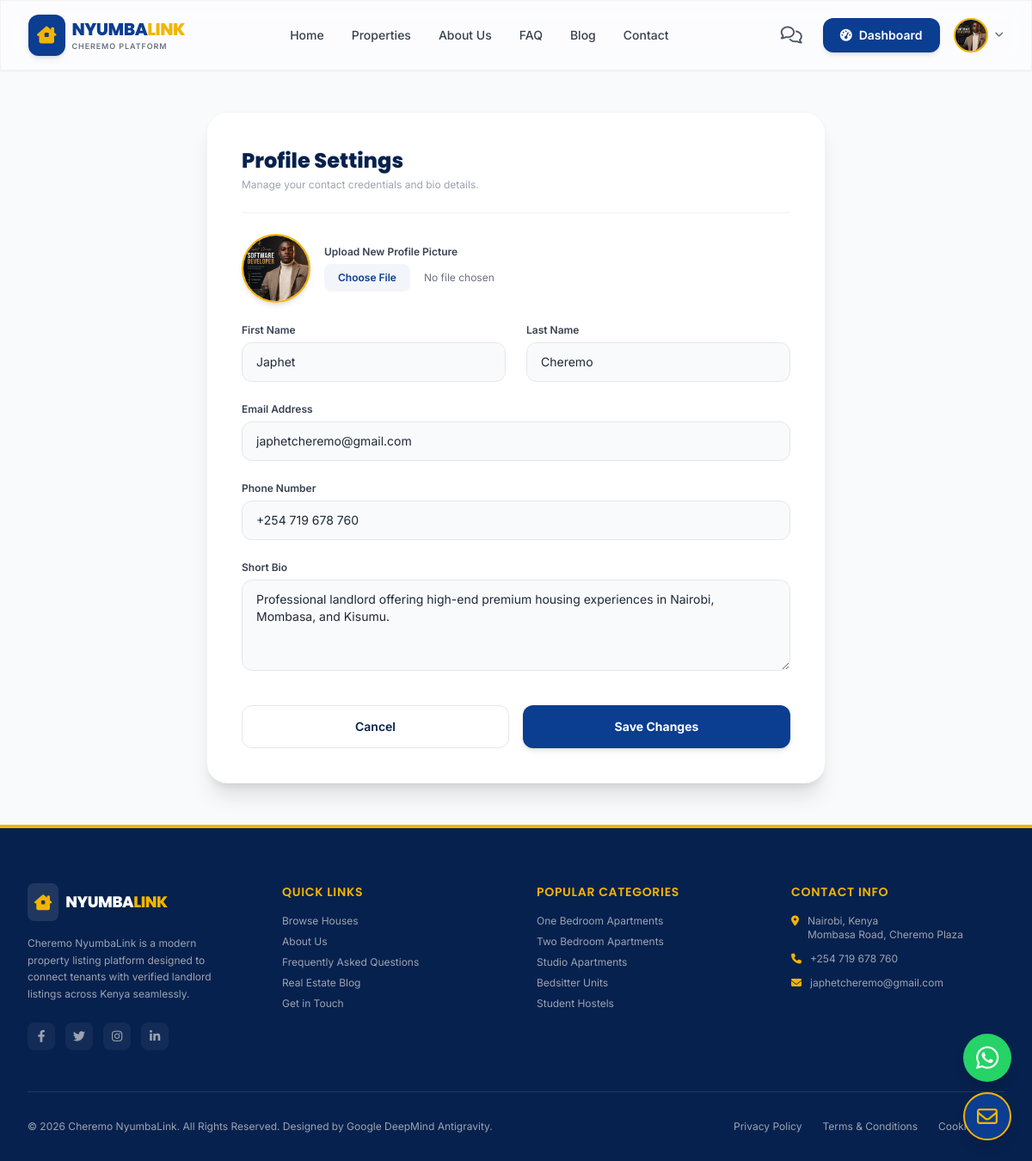
The app's page /users/profile/settings/ (signed in) with its own data.
### users/models.py (models this page shows, shortened)
class CustomUser(AbstractUser):
    ROLE_TENANT = 'tenant'
    ROLE_LANDLORD = 'landlord'
    ROLE_AGENT = 'agent'
    ROLE_ADMIN = 'admin'
    ROLE_CHOICES = [
        (ROLE_TENANT, 'Tenant'),
        (ROLE_LANDLORD, 'Landlord'),
        (ROLE_AGENT, 'Property Agent'),
        (ROLE_ADMIN, 'Administrator'),
    ]
    role = models.CharField(max_length=20, choices=ROLE_CHOICES, default=ROLE_TENANT)
    phone = models.CharField(max_length=20, blank=True, null=True)
    profile_picture = models.ImageField(upload_to='profile_pics/', blank=True, null=True)
    bio = models.TextField(blank=True, null=True)
    is_verified = models.BooleanField(default=False)
    verification_document = models.FileField(upload_to='verification_docs/', blank=True, null=True)

### users/views.py (the view, shortened to what this page needs)
# urls.py: path('profile/settings/', views.profile_settings, name='profile_settings'),
@login_required
def profile_settings(request):
    user = request.user
    return render(request, 'users/profile_settings.html')

### templates/users/profile_settings.html (shortened to what this page needs)
{% extends 'base.html' %}
{% block content %}
<section class="py-12 bg-gray-50 flex-grow">
    <div class="max-w-3xl mx-auto px-4 sm:px-6">
        <div class="bg-white rounded-3xl shadow-xl border border-gray-100 p-8 sm:p-10">
            <div class="border-b border-gray-100 pb-6 mb-6">
                <h1 class="text-2xl font-extrabold text-brandDark font-poppins">Profile Settings</h1>
                <p class="text-xs text-gray-400 mt-1">Manage your contact credentials and bio details.</p>
            </div>
            <form action="{% url 'profile_settings' %}" method="POST" enctype="multipart/form-data" class="space-y-6">
                <div class="flex items-center gap-4">
                    {% if user.profile_picture %}
                    <img class="h-20 w-20 rounded-full object-cover border-2 border-brandGold shadow-md" src="{{ user.profile_picture.url }}" alt="">
                    {% else %}
                    <div class="h-20 w-20 rounded-full bg-brandBlue text-white flex items-center justify-center font-extrabold text-3xl border-2 border-brandGold uppercase">
                        {{ user.username|slice:":2" }}
                    </div>
                    {% endif %}
                    <div class="flex flex-col gap-1.5">
                        <label for="profile_picture" class="text-xs font-semibold text-gray-700">Upload New Profile Picture</label>
                        <input type="file" name="profile_picture" id="profile_picture" accept="image/*"
                               class="text-xs text-gray-500 file:mr-4 file:py-2 file:px-4 file:rounded-lg file:border-0 file:text-xs file:font-semibold file:bg-brandBlue/5 file:text-brandBlue hover:file:bg-brandBlue/15 cursor-pointer">
                    </div>
                </div>
                <div class="grid grid-cols-1 sm:grid-cols-2 gap-6">
                    <div class="flex flex-col gap-1.5">
                        <label for="first_name" class="text-xs font-semibold text-gray-700">First Name</label>
                        <input type="text" name="first_name" id="first_name" value="{{ user.first_name }}"
                               class="bg-gray-50 border border-gray-200 rounded-xl px-4 py-3 text-sm focus:outline-none focus:ring-2 focus:ring-brandBlue text-gray-800">
                    </div>
                    <div class="flex flex-col gap-1.5">
                        <label for="last_name" class="text-xs font-semibold text-gray-700">Last Name</label>
                        <input type="text" name="last_name" id="last_name" value="{{ user.last_name }}"
                               class="bg-gray-50 border border-gray-200 rounded-xl px-4 py-3 text-sm focus:outline-none focus:ring-2 focus:ring-brandBlue text-gray-800">
                    </div>
                </div>
                <div class="flex flex-col gap-1.5">
                    <label for="email" class="text-xs font-semibold text-gray-700">Email Address</label>
                    <input type="email" name="email" id="email" value="{{ user.email }}" required
                           class="bg-gray-50 border border-gray-200 rounded-xl px-4 py-3 text-sm focus:outline-none focus:ring-2 focus:ring-brandBlue text-gray-800">
                </div>
                <div class="flex flex-col gap-1.5">
                    <label for="phone" class="text-xs font-semibold text-gray-700">Phone Number</label>
                    <input type="tel" name="phone" id="phone" value="{{ user.phone|default:'' }}" required
                           class="bg-gray-50 border border-gray-200 rounded-xl px-4 py-3 text-sm focus:outline-none focus:ring-2 focus:ring-brandBlue text-gray-800">
                </div>
                <div class="flex flex-col gap-1.5">
                    <label for="bio" class="text-xs font-semibold text-gray-700">Short Bio</label>
                    <textarea name="bio" id="bio" rows="4" placeholder="Tell potential tenants or landlords about yourself..."
                              class="bg-gray-50 border border-gray-200 rounded-xl px-4 py-3 text-sm focus:outline-none focus:ring-2 focus:ring-brandBlue text-gray-800">{{ user.bio|default:'' }}</textarea>
                </div>
                <div class="grid grid-cols-2 gap-4 pt-4">
                    <a href="{% url 'dashboard_redirect' %}" class="py-3.5 border border-gray-200 text-brandDark font-semibold text-center rounded-xl hover:bg-gray-50 transition text-sm">
                        Cancel
                    </a>
                    <button type="submit" class="bg-brandBlue hover:bg-brandDark text-white font-bold py-3.5 rounded-xl transition shadow-md text-sm">
                        Save Changes
                    </button>
                </div>
            </form>
        </div>
    </div>
</section>
{% endblock %}

### templates/base.html (shortened to what this page needs)
<!DOCTYPE html>
<html lang="en">
<head>
    <link rel="stylesheet" href="https://cdnjs.cloudflare.com/ajax/libs/font-awesome/6.4.0/css/all.min.css">
    <script src="https://cdn.tailwindcss.com"></script>
    {% load static %}
    <link rel="stylesheet" href="{% static 'css/style.css' %}">
</head>
<body class="flex flex-col min-h-screen">
    <header class="sticky top-0 z-40 w-full transition-all duration-300 {% block nav_class %}glassmorphism border-b border-gray-200/50 shadow-sm{% endblock %}">
        <div class="max-w-7xl mx-auto px-4 sm:px-6 lg:px-8">
            <div class="flex items-center justify-between h-20">
                <div class="flex-shrink-0 flex items-center">
                    <a href="{% url 'home' %}" class="flex items-center gap-2">
                        <span class="p-2.5 rounded-xl bg-brandBlue text-white shadow-md flex items-center justify-center">
                            <i class="fa-solid fa-house-chimney-window text-xl text-brandGold"></i>
                        </span>
                        <div class="flex flex-col">
                            <span class="font-extrabold text-xl font-poppins tracking-tight text-brandBlue leading-tight">NYUMBA<span class="text-brandGold">LINK</span></span>
                            <span class="text-[9px] uppercase tracking-widest font-semibold text-gray-500">Cheremo Platform</span>
                        </div>
                    </a>
                </div>
                <nav class="hidden md:flex items-center space-x-8 font-medium text-sm text-gray-700">
                    <a href="{% url 'home' %}" class="hover:text-brandBlue transition">Home</a>
                    <a href="{% url 'property_list' %}" class="hover:text-brandBlue transition">Properties</a>
                    <a href="{% url 'about' %}" class="hover:text-brandBlue transition">About Us</a>
                    <a href="{% url 'faq' %}" class="hover:text-brandBlue transition">FAQ</a>
                    <a href="{% url 'blog_list' %}" class="hover:text-brandBlue transition">Blog</a>
                    <a href="{% url 'contact' %}" class="hover:text-brandBlue transition">Contact</a>
                </nav>
                <div class="hidden md:flex items-center space-x-4">
                    {% if user.is_authenticated %}
                        <a href="{% url 'inbox' %}" class="relative p-2 text-gray-600 hover:text-brandBlue transition rounded-full hover:bg-gray-100 flex items-center justify-center">
                            <i class="fa-regular fa-comments text-xl"></i>
                        </a>
                        <a href="{% url 'dashboard_redirect' %}" class="px-5 py-2.5 rounded-xl bg-brandBlue text-white font-semibold text-sm hover:bg-brandDark transition shadow-md flex items-center gap-2">
                            <i class="fa-solid fa-gauge-high"></i> Dashboard
                        </a>
                        <div class="relative group">
                            <button class="flex items-center gap-2 focus:outline-none">
                                {% if user.profile_picture %}
                                <img class="h-10 w-10 rounded-full object-cover border-2 border-brandGold" src="{{ user.profile_picture.url }}" alt="{{ user.username }}">
                                {% else %}
                                <div class="h-10 w-10 rounded-full bg-brandBlue text-white flex items-center justify-center font-bold border-2 border-brandGold uppercase">
                                    {{ user.username|slice:":2" }}
                                </div>
                                {% endif %}
                                <i class="fa-solid fa-angle-down text-xs text-gray-500"></i>
                            </button>
                        </div>
                    {% endif %}
                </div>
            </div>
        </div>
    </header>
    <main class="flex-grow">
        {% block content %}{% endblock %}
    </main>
    <footer class="bg-brandDark text-white pt-16 pb-8 border-t-4 border-brandGold">
        <div class="max-w-7xl mx-auto px-4 sm:px-6 lg:px-8">
            <div class="grid grid-cols-1 md:grid-cols-4 gap-12 mb-12">
                <div class="flex flex-col gap-4">
                    <div class="flex items-center gap-2">
                        <span class="p-2 rounded-lg bg-white/10 text-brandGold flex items-center justify-center">
                            <i class="fa-solid fa-house-chimney-window text-lg"></i>
                        </span>
                        <span class="font-extrabold text-lg font-poppins tracking-tight text-white leading-tight">NYUMBA<span class="text-brandGold">LINK</span></span>
                    </div>
                    <p class="text-xs text-gray-400 leading-relaxed">
                        Cheremo NyumbaLink is a modern property listing platform designed to connect tenants with verified landlord listings across Kenya seamlessly.
                    </p>
                    <div class="flex items-center gap-3 mt-2">
                        <a href="#" class="h-8 w-8 rounded-lg bg-white/5 hover:bg-brandGold hover:text-brandDark transition flex items-center justify-center text-sm text-gray-400"><i class="fa-brands fa-facebook-f"></i></a>
                        <a href="#" class="h-8 w-8 rounded-lg bg-white/5 hover:bg-brandGold hover:text-brandDark transition flex items-center justify-center text-sm text-gray-400"><i class="fa-brands fa-twitter"></i></a>
                        <a href="#" class="h-8 w-8 rounded-lg bg-white/5 hover:bg-brandGold hover:text-brandDark transition flex items-center justify-center text-sm text-gray-400"><i class="fa-brands fa-instagram"></i></a>
                        <a href="#" class="h-8 w-8 rounded-lg bg-white/5 hover:bg-brandGold hover:text-brandDark transition flex items-center justify-center text-sm text-gray-400"><i class="fa-brands fa-linkedin-in"></i></a>
                    </div>
                </div>
                <div>
                    <h3 class="text-sm font-semibold uppercase tracking-wider text-brandGold mb-4 font-poppins">Quick Links</h3>
                    <ul class="space-y-2 text-xs text-gray-400">
                        <li><a href="{% url 'property_list' %}" class="hover:text-white transition">Browse Houses</a></li>
                        <li><a href="{% url 'about' %}" class="hover:text-white transition">About Us</a></li>
                        <li><a href="{% url 'faq' %}" class="hover:text-white transition">Frequently Asked Questions</a></li>
                        <li><a href="{% url 'blog_list' %}" class="hover:text-white transition">Real Estate Blog</a></li>
                        <li><a href="{% url 'contact' %}" class="hover:text-white transition">Get in Touch</a></li>
                    </ul>
                </div>
                <div>
                    <h3 class="text-sm font-semibold uppercase tracking-wider text-brandGold mb-4 font-poppins">Popular Categories</h3>
                    <ul class="space-y-2 text-xs text-gray-400">
                        <li><a href="{% url 'property_list' %}?category=one_bedroom" class="hover:text-white transition">One Bedroom Apartments</a></li>
                        <li><a href="{% url 'property_list' %}?category=two_bedroom" class="hover:text-white transition">Two Bedroom Apartments</a></li>
                        <li><a href="{% url 'property_list' %}?category=studio" class="hover:text-white transition">Studio Apartments</a></li>
                        <li><a href="{% url 'property_list' %}?category=bedsitter" class="hover:text-white transition">Bedsitter Units</a></li>
                        <li><a href="{% url 'property_list' %}?category=hostel" class="hover:text-white transition">Student Hostels</a></li>
                    </ul>
                </div>
                <div>
                    <h3 class="text-sm font-semibold uppercase tracking-wider text-brandGold mb-4 font-poppins">Contact Info</h3>
                    <ul class="space-y-3 text-xs text-gray-400">
                        <li class="flex items-start gap-2.5">
                            <i class="fa-solid fa-location-dot mt-0.5 text-brandGold"></i>
                            <span>Nairobi, Kenya<br>Mombasa Road, Cheremo Plaza</span>
                        </li>
                        <li class="flex items-center gap-2.5">
                            <i class="fa-solid fa-phone text-brandGold"></i>
                            <a href="tel:+254719678760" class="hover:text-white transition">+254 719 678 760</a>
                        </li>
                        <li class="flex items-center gap-2.5">
                            <i class="fa-solid fa-envelope text-brandGold"></i>
                            <a href="mailto:japhetcheremo@gmail.com" class="hover:text-white transition">japhetcheremo@gmail.com</a>
                        </li>
                    </ul>
                </div>
            </div>
            <div class="border-t border-white/10 pt-8 mt-8 flex flex-col md:flex-row items-center justify-between text-xs text-gray-400 gap-4">
                <div>
                    &copy; 2026 Cheremo NyumbaLink. All Rights Reserved. Designed by Google DeepMind Antigravity.
                </div>
                <div class="flex items-center gap-6">
                    <a href="{% url 'privacy' %}" class="hover:text-white transition">Privacy Policy</a>
                    <a href="{% url 'terms' %}" class="hover:text-white transition">Terms & Conditions</a>
                    <a href="{% url 'cookies' %}" class="hover:text-white transition">Cookie Policy</a>
                </div>
            </div>
        </div>
    </footer>
    <div class="fixed bottom-6 right-6 z-50 flex flex-col gap-3">
        <a href="https://wa.me/254719678760" target="_blank" rel="noopener noreferrer"
           class="h-14 w-14 rounded-full bg-[#25D366] text-white flex items-center justify-center shadow-lg transition-transform hover:scale-110 floating-btn-shadow gold-glow focus:outline-none"
           title="Chat on WhatsApp">
            <i class="fa-brands fa-whatsapp text-3xl"></i>
        </a>
        <a href="mailto:japhetcheremo@gmail.com"
           class="h-14 w-14 rounded-full bg-brandBlue text-white flex items-center justify-center shadow-lg transition-transform hover:scale-110 floating-btn-shadow gold-glow focus:outline-none border-2 border-brandGold"
           title="Send Email">
            <i class="fa-regular fa-envelope text-2xl text-brandGold"></i>
        </a>
    </div>
</body>
</html>

### records on screen
CustomUser: profile_picture (picture), first_name "Japhet", last_name "Cheremo", email "japhetcheremo@gmail.com", phone "+254 719 678 760", bio "Professional landlord offering high-end premium housing experiences in Nairobi, Mombasa, and Kisumu."
